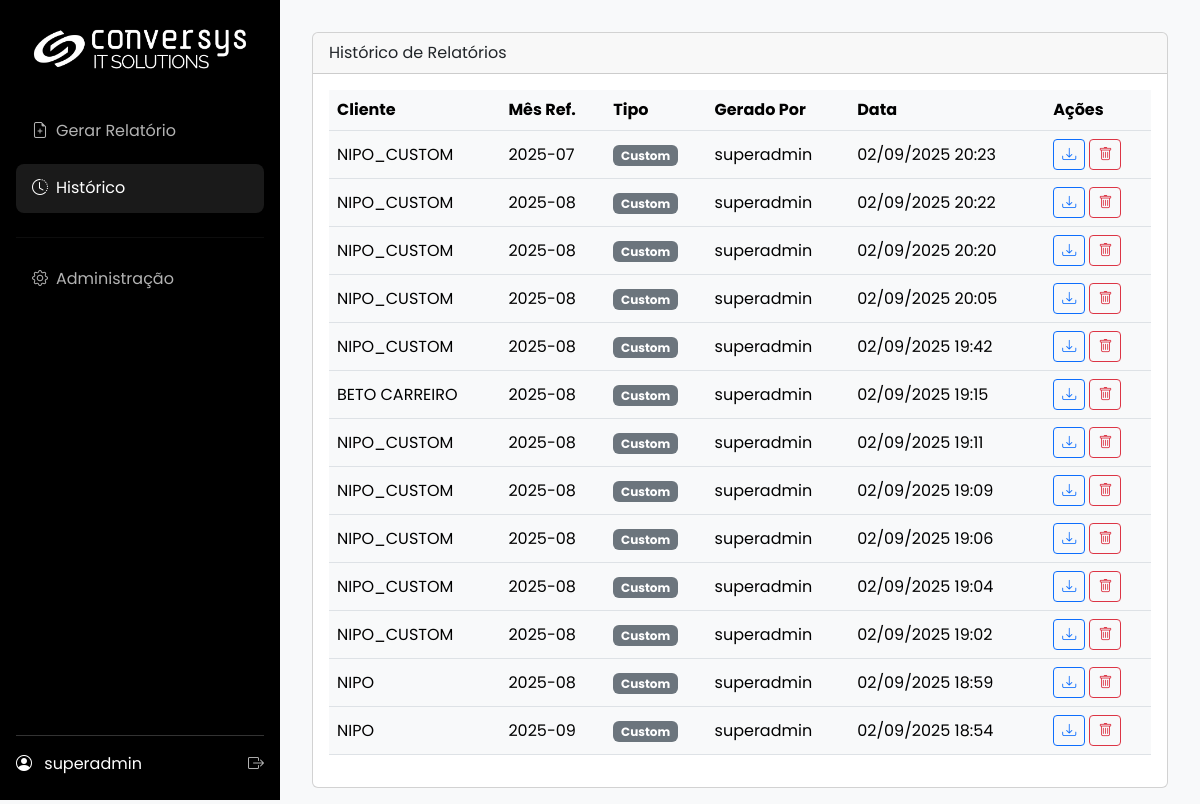
The app's page /history (signed in), older data.
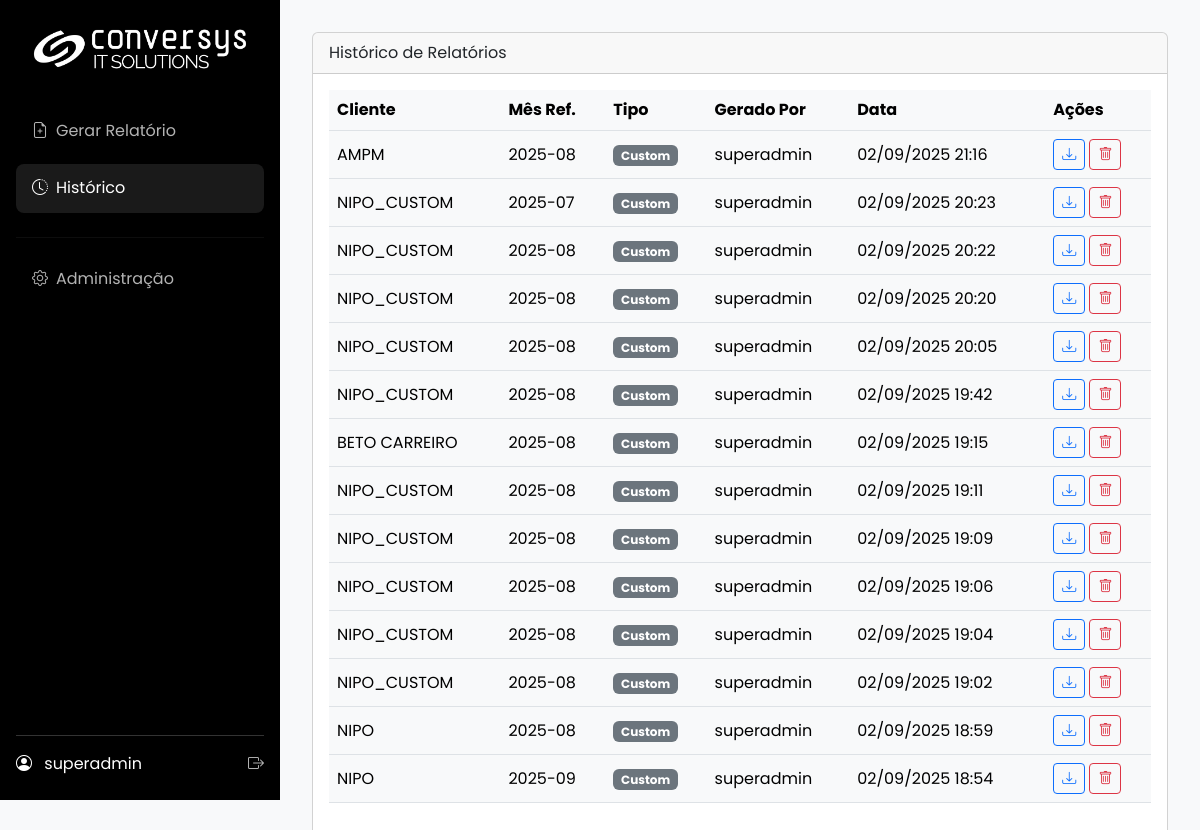
The same page, newer data.
### app/models.py (models this page shows, shortened)
class SystemConfig(db.Model):
    id = db.Column(db.Integer, primary_key=True)
    company_name = db.Column(db.String(100), default="Conversys IT Solutions")
    footer_text = db.Column(db.String(255), default=f"Conversys IT Solutions Copyright {dt.datetime.now().year} – Todos os direitos Reservados | Política de privacidade")
    primary_color = db.Column(db.String(7), default="#2c3e50")
    secondary_color = db.Column(db.String(7), default="#3498db")
    logo_dark_bg_path = db.Column(db.String(255), nullable=True)
    logo_light_bg_path = db.Column(db.String(255), nullable=True)
    login_background_path = db.Column(db.String(255), nullable=True)
    default_cover_path = db.Column(db.String(255), nullable=True)
    color_scheme = db.Column(db.String(10), default="light")
    color_bg_main = db.Column(db.String(7), default="#f8f9fa")
    color_bg_card = db.Column(db.String(7), default="#ffffff")
    color_text_light = db.Column(db.String(7), default="#212529")
    color_border = db.Column(db.String(7), default="#dee2e6")
    login_media_path = db.Column(db.String(255), nullable=True)
    report_cover_path = db.Column(db.String(255), nullable=True)
    report_final_page_path = db.Column(db.String(255), nullable=True)

class User(UserMixin, db.Model):
    id = db.Column(db.Integer, primary_key=True)
    username = db.Column(db.String(64), index=True, unique=True)
    email = db.Column(db.String(120), index=True, unique=True)
    password_hash = db.Column(db.String(256))
    role_id = db.Column(db.Integer, db.ForeignKey('role.id'))
    reports = db.relationship('Report', backref='user', lazy='dynamic')
    clients = db.relationship('Client', secondary=user_client_association, back_populates='users')
    def has_role(self, role_name):
        return self.role.name == role_name

class Report(db.Model):
    id = db.Column(db.Integer, primary_key=True)
    filename = db.Column(db.String(255), unique=True, nullable=False)
    file_path = db.Column(db.String(255), nullable=False)
    created_at = db.Column(db.DateTime, default=dt.datetime.utcnow)
    reference_month = db.Column(db.String(7), nullable=False)
    user_id = db.Column(db.Integer, db.ForeignKey('user.id'), nullable=False)
    client_id = db.Column(db.Integer, db.ForeignKey('client.id'), nullable=False)
    report_type = db.Column(db.String(50), default='custom', nullable=False)

class Client(db.Model):
    id = db.Column(db.Integer, primary_key=True)
    name = db.Column(db.String(100), nullable=False, unique=True)
    zabbix_url = db.Column(db.String(255), nullable=False)
    zabbix_user = db.Column(db.String(100), nullable=False)
    zabbix_password = db.Column(db.String(255), nullable=False)
    sla_contract = db.Column(db.Float, nullable=False, default=99.9)
    logo_path = db.Column(db.String(255))
    reports = db.relationship('Report', backref='client', lazy='dynamic')
    users = db.relationship('User', secondary=user_client_association, back_populates='clients')
    zabbix_groups = db.relationship('ClientZabbixGroup', backref='client', lazy='dynamic', cascade="all, delete-orphan")

### app/main/routes.py (the view)
@main.route('/history')
@login_required
def history():
    query = Report.query
    if current_user.has_role('client'):
        client_ids = [c.id for c in current_user.clients]
        query = query.filter(Report.client_id.in_(client_ids))
    reports = query.order_by(Report.created_at.desc()).all()
    return render_template('history.html', title="Histórico", reports=reports)

### app/__init__.py (called while the page is built)
@login_manager.user_loader
def load_user(user_id):
    from .models import User
    return db.session.get(User, int(user_id))

def _ensure_request_id():
    rid = getattr(g, "request_id", None)
    if not rid:
        rid = uuid.uuid4().hex
        g.request_id = rid
    return rid

### app/main/routes.py (called while the page is built, shortened)
@main.before_app_request
def before_request_func():
    cfg = SystemConfig.query.first()
    g.sys_config = cfg

### app/templates/history.html (shortened to what this page needs)
{% extends 'base.html' %}
{% block content %}
<div class="card">
    <div class="card-header">Histórico de Relatórios</div>
    <div class="card-body">
        <div class="table-responsive">
            <table class="table table-hover align-middle">
            <thead>
                <tr>
                    <th>Cliente</th>
                    <th>Mês Ref.</th>
                    <th>Tipo</th>
                    <th>Gerado Por</th>
                    <th>Data</th>
                    <th>Ações</th>
                </tr>
            </thead>
            <tbody>
            {% for report in reports %}
            <tr>
                <td>{{ report.client.name }}</td>
                <td>{{ report.reference_month }}</td>
                <td><span class="badge bg-secondary">{{ report.report_type.replace('_', ' ')|title }}</span></td>
                <td>{{ report.user.username }}</td>
                <td>{{ report.created_at.strftime('%d/%m/%Y %H:%M') }}</td>
                <td>
                    <a href="{{ url_for('main.download_report', report_id=report.id) }}" class="btn btn-sm btn-outline-primary" title="Baixar Novamente">
                        <i class="bi bi-download"></i>
                    </a>
                    <button class="btn btn-sm btn-outline-danger" title="Excluir Relatório" onclick="confirmDelete('{{ url_for('main.delete_report', report_id=report.id) }}')">
                        <i class="bi bi-trash"></i>
                    </button>
                </td>
            </tr>
            {% else %}
            <tr><td colspan="6" class="text-center text-muted p-4">Nenhum relatório no histórico.</td></tr>
            {% endfor %}
            </tbody>
            </table>
        </div>
    </div>
</div>
{% endblock %}

### app/templates/base.html (shortened to what this page needs)
<!DOCTYPE html>
<html lang="pt-br" data-bs-theme="{{ g.sys_config.color_scheme | default('dark') }}">
<head>
    <link href="https://cdn.jsdelivr.net/npm/bootstrap@5.3.3/dist/css/bootstrap.min.css" rel="stylesheet">
    <link rel="stylesheet" href="https://cdn.jsdelivr.net/npm/bootstrap-icons@1.11.3/font/bootstrap-icons.min.css">
</head>
<body>
    <div class="d-flex">
        <div class="sidebar">
            <a href="{{ url_for('main.index') }}" class="logo">
                {% if g.sys_config.logo_dark_bg_path %}
                    <img src="{{ url_for('main.uploaded_file', filename=g.sys_config.logo_dark_bg_path) }}" alt="Logo">
                {% else %}
                    <span>{{ g.sys_config.company_name }}</span>
                {% endif %}
            </a>
            <ul class="nav flex-column">
                <li><a href="{{ url_for('main.gerar_form') }}" class="nav-link {% if request.endpoint == 'main.gerar_form' %}active{% endif %}"><i class="bi bi-file-earmark-plus me-2"></i>Gerar Relatório</a></li>
                <li><a href="{{ url_for('main.history') }}" class="nav-link {% if request.endpoint == 'main.history' %}active{% endif %}"><i class="bi bi-clock-history me-2"></i>Histórico</a></li>
                {% if current_user.has_role('admin') or current_user.has_role('super_admin') %}
                <hr style="border-color: rgba(255,255,255,0.2);">
                <li><a href="{{ url_for('admin.dashboard') }}" class="nav-link {% if 'admin.' in request.endpoint %}active{% endif %}"><i class="bi bi-gear me-2"></i>Administração</a></li>
                {% endif %}
            </ul>
            <div class="user-info">
                <div class="d-flex justify-content-between align-items-center">
                    <div>
                        <i class="bi bi-person-circle me-2"></i>
                        <span>{{ current_user.username }}</span>
                    </div>
                    <a href="{{ url_for('auth.logout') }}" title="Sair"><i class="bi bi-box-arrow-right"></i></a>
                </div>
            </div>
        </div>
        <div class="main-content flex-grow-1">
            {% block content %}{% endblock %}
        </div>
    </div>
</body>
</html>

Row changes from the older to the newer data that the page shows:
added Report: client.name "AMPM", reference_month "2025-08", report_type.replace "Custom", user.username "superadmin", created_at "02/09/2025 21:16"
